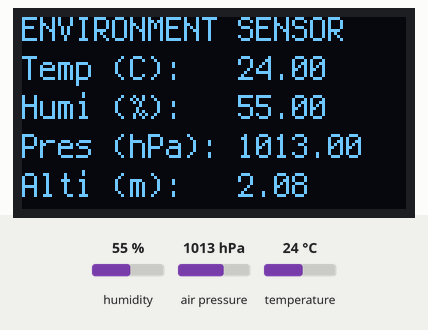
Recording of a program running on a simulated Raspberry Pi Pico running CircuitPython. Shown: 128×64 one-colour display. The test bench sets the inputs (shaded band); at power-on: humidity 55 %, air pressure 1013 hPa, temperature 24 °C. What the program prints to the serial console is not drawn.

Above: at 1.2 s.
1.3 s: humidity set to 22 %
At 3.2 s:
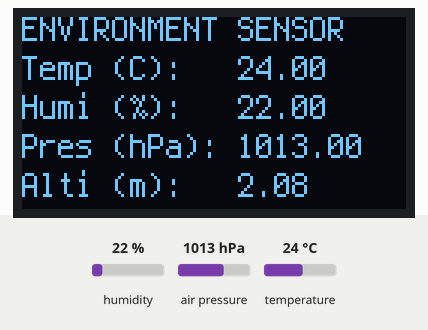
3.5 s: air pressure set to 952 hPa
At 4.9 s:
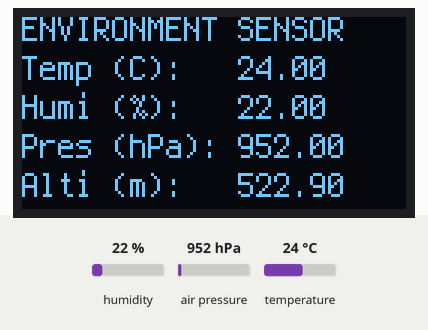
5.5 s: temperature set to 12 °C
At 6.6 s:
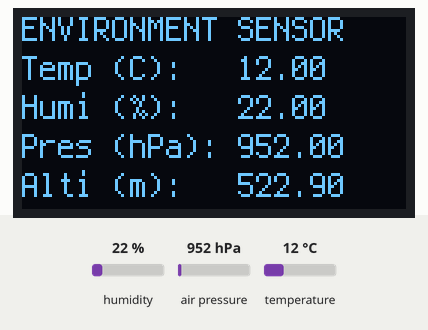
7.5 s: humidity set to 40 %
At 8.3 s:
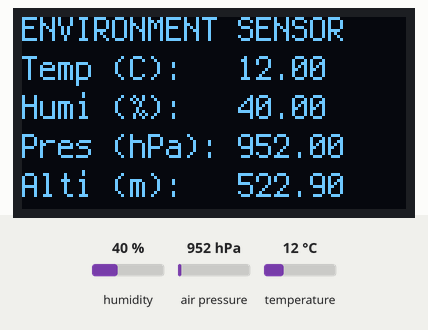
9.5 s: air pressure set to 975 hPa
At 11.2 s:
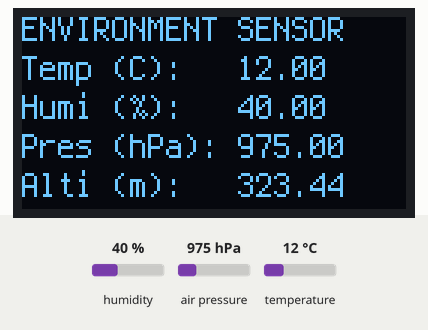
Timing chart, 0 to 12.5 s (numbered marks = the images above; inputs shaded):
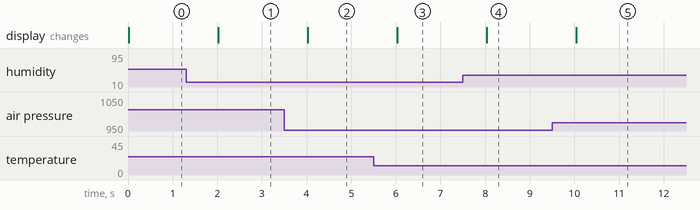

Measured:
- after the input at 1.3 s, the display: changes after 0.72 s (image 1)
- after the input at 3.5 s, the display: changes after 0.53 s (image 2)
- after the input at 5.5 s, the display: changes after 0.53 s (image 3)
- after the input at 7.5 s, the display: changes after 0.54 s (image 4)
- after the input at 9.5 s, the display: changes after 0.54 s (image 5)

The program:

displayText-Test.py
```python
#
# Read and display evironment sensor data using Raspberry Pi Pico and CircuitPython
#
# References and credit to
# - https://learn.adafruit.com/monochrome-oled-breakouts/circuitpython-usage
# - https://learn.adafruit.com/adafruit-bmp280-barometric-pressure-plus-temperature-sensor-breakout/circuitpython-test
# - https://learn.adafruit.com/adafruit-sht31-d-temperature-and-humidity-sensor-breakout/python-circuitpython
#
# Raspberry Pi Pico
# - [Maker Pi Pico] https://my.cytron.io/p-maker-pi-pico?tracking=idris
# Grove - OLED Display 0.96 inch
# - https://my.cytron.io/p-grove-oled-display-0p96-inch-ssd1315
# M5Stack Environment Sensor Unit II
# - https://my.cytron.io/p-m5stack-environment-sensor-unit-ii
#
# Additional Libraries
# - adafruit_bus_device
# - adafruit_display_text
# - adafruit_bmp280.mpy
# - adafruit_displayio_ssd1306.mpy
# - adafruit_sht31d.mpy
#
# Update:
# 21 Feb 2021 - Tested with CircuitPython Pico 6.2.0-beta.2
#

import time
import board
import busio
import terminalio

import displayio
from adafruit_display_text import label
import adafruit_displayio_ssd1306
import adafruit_bmp280
import adafruit_sht31d

displayio.release_displays()

i2c = busio.I2C(scl=board.GP9, sda=board.GP8)
display_bus = displayio.I2CDisplay(i2c, device_address=0x3C)
display = adafruit_displayio_ssd1306.SSD1306(display_bus, width=128, height=64)

bmp280 = adafruit_bmp280.Adafruit_BMP280_I2C(i2c, address=0x76)
sht30 = adafruit_sht31d.SHT31D(i2c, address=0x44)

while True:
    print("\nTemperature: {:.2f} C".format(sht30.temperature))
    print("Humidity: {:.2f} %".format(sht30.relative_humidity))
    print("Pressure: {:.2f} hPa".format(bmp280.pressure))
    print("Altitude = {:.2f} meters".format(bmp280.altitude))

    # Make the display context
    text_group = displayio.Group(max_size=10)

    # Draw a label
    text = "ENVIRONMENT SENSOR"
    text_area = label.Label(terminalio.FONT, text=text, color=0xFFFFFF, x=0, y=4)
    text_group.append(text_area)

    text = "Temp (C):   {:.2f}".format(sht30.temperature)
    text_area = label.Label(terminalio.FONT, text=text, color=0xFFFFFF, x=0, y=17)
    text_group.append(text_area)

    text = "Humi (%):   {:.2f}".format(sht30.relative_humidity)
    text_area = label.Label(terminalio.FONT, text=text, color=0xFFFFFF, x=0, y=30)
    text_group.append(text_area)

    text = "Pres (hPa): {:.2f}".format(bmp280.pressure)
    text_area = label.Label(terminalio.FONT, text=text, color=0xFFFFFF, x=0, y=43)
    text_group.append(text_area)

    text = "Alti (m):   {:.2f}".format(bmp280.altitude)
    text_area = label.Label(terminalio.FONT, text=text, color=0xFFFFFF, x=0, y=56)
    text_group.append(text_area)

    display.show(text_group)

    time.sleep(2)
```
